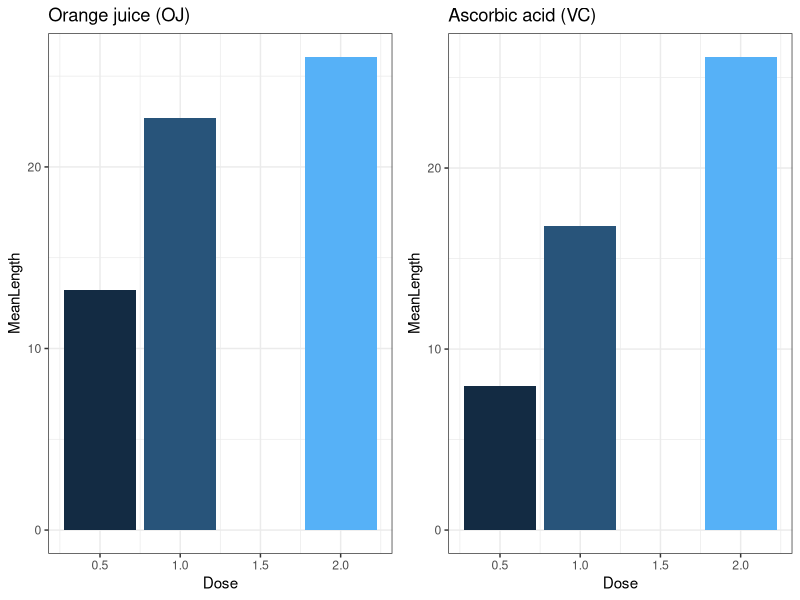

Write R code to recreate this figure.
## ---- chunk 1
knitr::opts_chunk$set(echo = TRUE)
## ---- chunk 2
library(ggplot2)
library(gridExtra)
library(datasets)
## ---- chunk 3
toothGrowthData <- datasets::ToothGrowth
head(toothGrowthData)
summary(toothGrowthData)
## ---- chunk 4
growthDataBySupplement <- split(toothGrowthData, toothGrowthData$supp)
growthDataOJ <- growthDataBySupplement$OJ
meanOJGrowthByDose <- aggregate(growthDataOJ$len, by=list(growthDataOJ$dose), FUN=mean)
names(meanOJGrowthByDose) <- c('Dose', 'MeanLength')
growthDataVC <- growthDataBySupplement$VC
meanVCGrowthByDose <- aggregate(growthDataVC$len, by=list(growthDataVC$dose), FUN=mean)
names(meanVCGrowthByDose) <- c('Dose', 'MeanLength')

grid.arrange(
    ggplot(meanOJGrowthByDose, aes(Dose, MeanLength, fill = Dose)) + 
      geom_bar(stat = 'identity') + ggtitle("Orange juice (OJ)") + 
      theme_bw() + guides(fill = FALSE),
    ggplot(meanVCGrowthByDose, aes(Dose, MeanLength, fill = Dose)) + 
      geom_bar(stat = 'identity') + ggtitle("Ascorbic acid (VC)") + 
      theme_bw() + guides(fill = FALSE),
    ncol=2
)
## ---- chunk 5
hypotesisOneTestResult <- t.test(len ~ supp, data = toothGrowthData)
hypotesisOneTestResult$conf.int
## ---- chunk 6
hypotesisTwoTestResult <- t.test(len ~ supp, data = subset(toothGrowthData, dose == list(0.5, 1)))
hypotesisTwoTestResult$conf.int
hypotesisTwoTestResult$p.value
